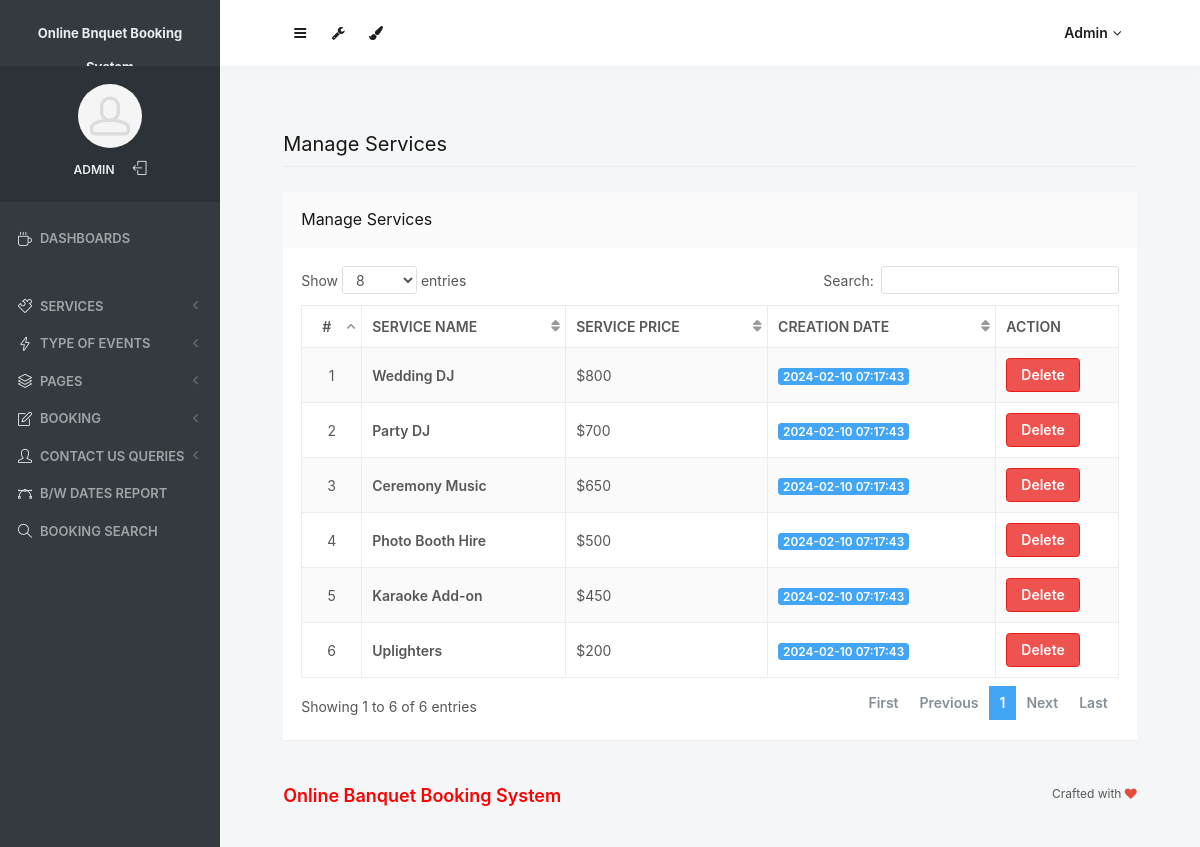
/obbs/admin/manage-services.php (signed in), run on the app's committed database.
### tables this page shows
CREATE TABLE `tblservice` (
  `ID` int(10) NOT NULL,
  `ServiceName` varchar(200) DEFAULT NULL,
  `SerDes` varchar(250) NOT NULL,
  `ServicePrice` varchar(200) DEFAULT NULL,
  `CreationDate` timestamp NULL DEFAULT current_timestamp()
);

### obbs/admin/manage-services.php (the view, shortened to what this page needs)
<?php
include('includes/dbconnection.php');
if (strlen($_SESSION['odmsaid']==0)) {
  header('location:logout.php');
  } else{
  ?>
<!doctype html>
<html lang="en" class="no-focus">
    <head>
        <link rel="stylesheet" href="assets/js/plugins/datatables/dataTables.bootstrap4.min.css">
        <link rel="stylesheet" id="css-main" href="assets/css/codebase.min.css">
    </head>
    <body>
        <div id="page-container" class="sidebar-o sidebar-inverse side-scroll page-header-fixed main-content-narrow">
           <?php include_once('includes/sidebar.php');?>
          <?php include_once('includes/header.php');?>
            <main id="main-container">
                <div class="content">
                    <h2 class="content-heading">Manage Services</h2>
                    <div class="block">
                        <div class="block-header block-header-default">
                            <h3 class="block-title">Manage Services</h3>
                        </div>
                        <div class="block-content block-content-full">
                            <table class="table table-bordered table-striped table-vcenter js-dataTable-full-pagination">
                                <thead>
                                    <tr>
                                        <th class="text-center">#</th>
                                        <th>Service Name</th>
                                        <th class="d-none d-sm-table-cell">Service Price</th>
                                        <th class="d-none d-sm-table-cell">Creation Date</th>
                                        <th class="d-none d-sm-table-cell" style="width: 15%;">Action</th>
                                       </tr>
                                </thead>
                                <tbody>
                                    <?php
$sql="SELECT * from tblservice";
$query = $dbh -> prepare($sql);
$query->execute();
$results=$query->fetchAll(PDO::FETCH_OBJ);
$cnt=1;
if($query->rowCount() > 0)
{
foreach($results as $row)
{               ?>
                                    <tr>
                                        <td class="text-center"><?php echo htmlentities($cnt);?></td>
                                        <td class="font-w600"><?php  echo htmlentities($row->ServiceName);?></td>
                                        <td class="d-none d-sm-table-cell">$<?php  echo htmlentities($row->ServicePrice);?></td>
                                        <td class="d-none d-sm-table-cell">
                                            <span class="badge badge-primary"><?php  echo htmlentities($row->CreationDate);?></span>
                                        </td>
                                         <td class="d-none d-sm-table-cell"><a href="manage-services.php?delid=<?php echo ($row->ID);?>" onclick="return confirm('Do you really want to Delete ?');" class="btn btn-danger">Delete</a></td>
                                    </tr>
                                    <?php $cnt=$cnt+1;}} ?>
                                </tbody>
                            </table>
                        </div>
                    </div>
                </div>
            </main>
           <?php include_once('includes/footer.php');?>
        </div>
    </body>
</html>
<?php }  ?>

### obbs/admin/includes/sidebar.php (shortened to what this page needs)
     <?php
include('includes/dbconnection.php');
if (strlen($_SESSION['odmsaid']==0)) {
  header('location:logout.php');
  } else{
  ?>
   <nav id="sidebar">
                <div id="sidebar-scroll">
                    <div class="sidebar-content">
                        <div class="content-header content-header-fullrow px-15">
                            <div class="content-header-section text-center align-parent sidebar-mini-hidden">
                                <div class="content-header-item">
                                    <a class="link-effect font-w700" href="dashboard.php">
                                        <span class="font-size-sm text-dual-primary-dark">Online Bnquet Booking System</span>
                                    </a>
                                </div>
                            </div>
                        </div>
                        <div class="content-side content-side-full content-side-user px-10 align-parent">
                            <div class="sidebar-mini-hidden-b text-center">
                                <a class="img-link" href="dashboard.php">
                                    <img class="img-avatar" src="assets/img/avatars/avatar15.jpg" alt="">
                                </a>
                                <ul class="list-inline mt-10">
                                    <?php
$aid=$_SESSION['odmsaid'];
$sql="SELECT AdminName from  tbladmin where ID=:aid";
$query = $dbh -> prepare($sql);
$query->bindParam(':aid',$aid,PDO::PARAM_STR);
$query->execute();
$results=$query->fetchAll(PDO::FETCH_OBJ);
$cnt=1;
if($query->rowCount() > 0)
{
foreach($results as $row)
{               ?>
                                    <li class="list-inline-item">
                                        <a class="link-effect text-dual-primary-dark font-size-xs font-w600 text-uppercase" href="admin-profile.php"><?php  echo $row->AdminName;?></a>
                                    </li><?php $cnt=$cnt+1;}} ?>
                                    <li class="list-inline-item">
                                        <a class="link-effect text-dual-primary-dark" href="logout.php">
                                            <i class="si si-logout"></i>
                                        </a>
                                    </li>
                                </ul>
                            </div>
                        </div>
                        <div class="content-side content-side-full">
                            <ul class="nav-main">
                                <li class="open">
                                    <a href="dashboard.php"><i class="si si-cup"></i><span class="sidebar-mini-hide">Dashboards</span></a>
                                </li>
                                <li class="nav-main-heading"><span class="sidebar-mini-visible">UI</span><span class="sidebar-mini-hidden"></span></li>
                                <li>
                                    <a class="nav-submenu" data-toggle="nav-submenu"><i class="si si-puzzle"></i><span class="sidebar-mini-hide"></span>Services</a>
                                </li>
                                <li>
                                    <a class="nav-submenu" data-toggle="nav-submenu" href="#"><i class="si si-energy"></i><span class="sidebar-mini-hide">Type of Events</span></a>
                                </li>
                                <li>
                                    <a class="nav-submenu" data-toggle="nav-submenu" href="#"><i class="si si-layers"></i><span class="sidebar-mini-hide">Pages</span></a>
                                </li>
                                <li>
                                    <a class="nav-submenu" data-toggle="nav-submenu" href="#"><i class="si si-note"></i><span class="sidebar-mini-hide">Booking</span></a>
                                </li>
                                <li>
                                    <a class="nav-submenu" data-toggle="nav-submenu" href="#"><i class="si si-user"></i><span class="sidebar-mini-hide">Contact Us Queries</span></a>
                                </li>
                                <li>
                                    <a  href="between-dates-report.php"><i class="si si-vector"></i><span class="sidebar-mini-hide">B/w Dates Report</span></a>
                                </li>
                     <li>
                                    <a href="booking-search.php"><i class="si si-magnifier"></i><span class="sidebar-mini-hide">Booking Search</span></a>
                                </li>
                            </ul>
                        </div>
                    </div>
                </div>
            </nav>
           <?php }  ?>

### obbs/admin/includes/header.php (shortened to what this page needs)
   <?php
include('includes/dbconnection.php');
if (strlen($_SESSION['odmsaid']==0)) {
  header('location:logout.php');
  } else{
  ?>
            <header id="page-header">
                <div class="content-header">
                    <div class="content-header-section">
                        <button type="button" class="btn btn-circle btn-dual-secondary" data-toggle="layout" data-action="sidebar_toggle">
                            <i class="fa fa-navicon"></i>
                        </button>
                        <div class="btn-group" role="group">
                            <button type="button" class="btn btn-circle btn-dual-secondary" id="page-header-options-dropdown" data-toggle="dropdown" aria-haspopup="true" aria-expanded="false">
                                <i class="fa fa-wrench"></i>
                            </button>
                        </div>
                        <div class="btn-group" role="group">
                            <button type="button" class="btn btn-circle btn-dual-secondary" id="page-header-themes-dropdown" data-toggle="dropdown" aria-haspopup="true" aria-expanded="false">
                                <i class="fa fa-paint-brush"></i>
                            </button>
                        </div>
                    </div>
                    <div class="content-header-section">
                        <div class="btn-group" role="group">
                            <?php
$aid=$_SESSION['odmsaid'];
$sql="SELECT AdminName from  tbladmin where ID=:aid";
$query = $dbh -> prepare($sql);
$query->bindParam(':aid',$aid,PDO::PARAM_STR);
$query->execute();
$results=$query->fetchAll(PDO::FETCH_OBJ);
$cnt=1;
if($query->rowCount() > 0)
{
foreach($results as $row)
{               ?>
                            <button type="button" class="btn btn-rounded btn-dual-secondary" id="page-header-user-dropdown" data-toggle="dropdown" aria-haspopup="true" aria-expanded="false">
                                <?php  echo $row->AdminName;?><i class="fa fa-angle-down ml-5"></i>
                            </button>
                            <?php $cnt=$cnt+1;}} ?>
                        </div>
                    </div>
                </div>
            </header>
            <?php }  ?>

### data on the page
tblservice: ServiceName "Wedding DJ", ServicePrice "800", CreationDate "2024-02-10 07:17:43"
tblservice: ServiceName "Party DJ", ServicePrice "700", CreationDate "2024-02-10 07:17:43"
tblservice: ServiceName "Ceremony Music", ServicePrice "650", CreationDate "2024-02-10 07:17:43"
tblservice: ServiceName "Photo Booth Hire", ServicePrice "500", CreationDate "2024-02-10 07:17:43"
tblservice: ServiceName "Karaoke Add-on", ServicePrice "450", CreationDate "2024-02-10 07:17:43"
tblservice: ServiceName "Uplighters", ServicePrice "200", CreationDate "2024-02-10 07:17:43"

### other printed values
$row->AdminName "ADMIN"
$row->AdminName "Admin"
